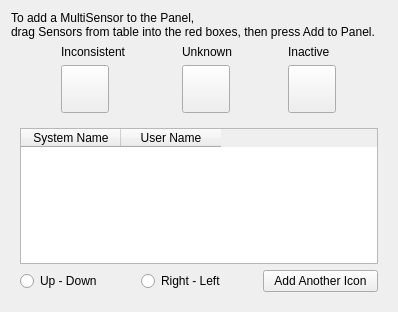
<?xml version="1.0" encoding="UTF-8"?>
<ui version="4.0">
 <class>MultiSensorIconWidget</class>
 <widget class="QWidget" name="MultiSensorIconWidget">
  <property name="geometry">
   <rect>
    <x>0</x>
    <y>0</y>
    <width>398</width>
    <height>312</height>
   </rect>
  </property>
  <property name="windowTitle">
   <string>Form</string>
  </property>
  <layout class="QVBoxLayout" name="verticalLayout_5">
   <item>
    <widget class="QLabel" name="label">
     <property name="minimumSize">
      <size>
       <width>2</width>
       <height>0</height>
      </size>
     </property>
     <property name="text">
      <string>To add a MultiSensor to the Panel,
drag Sensors from table into the red boxes, then press Add to Panel.</string>
     </property>
     <property name="wordWrap">
      <bool>true</bool>
     </property>
    </widget>
   </item>
   <item>
    <layout class="QGridLayout" name="gridLayout">
     <property name="sizeConstraint">
      <enum>QLayout::SetNoConstraint</enum>
     </property>
    </layout>
   </item>
   <item>
    <layout class="QHBoxLayout" name="horizontalLayout">
     <item>
      <layout class="QVBoxLayout" name="verticalLayout">
       <item>
        <widget class="QLabel" name="label_2">
         <property name="sizePolicy">
          <sizepolicy hsizetype="Fixed" vsizetype="Preferred">
           <horstretch>0</horstretch>
           <verstretch>0</verstretch>
          </sizepolicy>
         </property>
         <property name="text">
          <string>Inconsistent</string>
         </property>
        </widget>
       </item>
       <item>
        <widget class="DropPushButton" name="pbInconsistent">
         <property name="sizePolicy">
          <sizepolicy hsizetype="Fixed" vsizetype="Fixed">
           <horstretch>0</horstretch>
           <verstretch>0</verstretch>
          </sizepolicy>
         </property>
         <property name="minimumSize">
          <size>
           <width>48</width>
           <height>48</height>
          </size>
         </property>
         <property name="baseSize">
          <size>
           <width>80</width>
           <height>80</height>
          </size>
         </property>
         <property name="text">
          <string/>
         </property>
        </widget>
       </item>
      </layout>
     </item>
     <item>
      <layout class="QVBoxLayout" name="verticalLayout_2">
       <item>
        <widget class="QLabel" name="label_3">
         <property name="text">
          <string>Unknown</string>
         </property>
        </widget>
       </item>
       <item>
        <widget class="DropPushButton" name="pbUnknown">
         <property name="sizePolicy">
          <sizepolicy hsizetype="Fixed" vsizetype="Fixed">
           <horstretch>0</horstretch>
           <verstretch>0</verstretch>
          </sizepolicy>
         </property>
         <property name="minimumSize">
          <size>
           <width>48</width>
           <height>48</height>
          </size>
         </property>
         <property name="baseSize">
          <size>
           <width>80</width>
           <height>80</height>
          </size>
         </property>
         <property name="text">
          <string/>
         </property>
        </widget>
       </item>
      </layout>
     </item>
     <item>
      <layout class="QVBoxLayout" name="verticalLayout_3">
       <item>
        <widget class="QLabel" name="label_4">
         <property name="text">
          <string>Inactive</string>
         </property>
        </widget>
       </item>
       <item>
        <widget class="DropPushButton" name="pbInactive">
         <property name="sizePolicy">
          <sizepolicy hsizetype="Fixed" vsizetype="Fixed">
           <horstretch>0</horstretch>
           <verstretch>0</verstretch>
          </sizepolicy>
         </property>
         <property name="minimumSize">
          <size>
           <width>48</width>
           <height>48</height>
          </size>
         </property>
         <property name="baseSize">
          <size>
           <width>80</width>
           <height>80</height>
          </size>
         </property>
         <property name="text">
          <string/>
         </property>
        </widget>
       </item>
      </layout>
     </item>
    </layout>
   </item>
   <item>
    <widget class="QWidget" name="tableWidget_2" native="true">
     <layout class="QVBoxLayout" name="verticalLayout_6">
      <item>
       <layout class="QVBoxLayout" name="verticalLayout_4">
        <item>
         <widget class="QTableWidget" name="tableWidget">
          <column>
           <property name="text">
            <string>System Name</string>
           </property>
          </column>
          <column>
           <property name="text">
            <string>User Name</string>
           </property>
          </column>
         </widget>
        </item>
        <item>
         <layout class="QHBoxLayout" name="horizontalLayout_2">
          <item>
           <widget class="QRadioButton" name="rbUpDown">
            <property name="text">
             <string>Up - Down</string>
            </property>
           </widget>
          </item>
          <item>
           <widget class="QRadioButton" name="rbRightLeft">
            <property name="text">
             <string>Right - Left</string>
            </property>
           </widget>
          </item>
          <item>
           <widget class="QPushButton" name="pbAddIcon">
            <property name="text">
             <string>Add Another Icon</string>
            </property>
           </widget>
          </item>
         </layout>
        </item>
       </layout>
      </item>
     </layout>
    </widget>
   </item>
  </layout>
 </widget>
 <customwidgets>
  <customwidget>
   <class>DropPushButton</class>
   <extends>QPushButton</extends>
   <header>droppushbutton.h</header>
  </customwidget>
 </customwidgets>
 <resources/>
 <connections/>
</ui>
